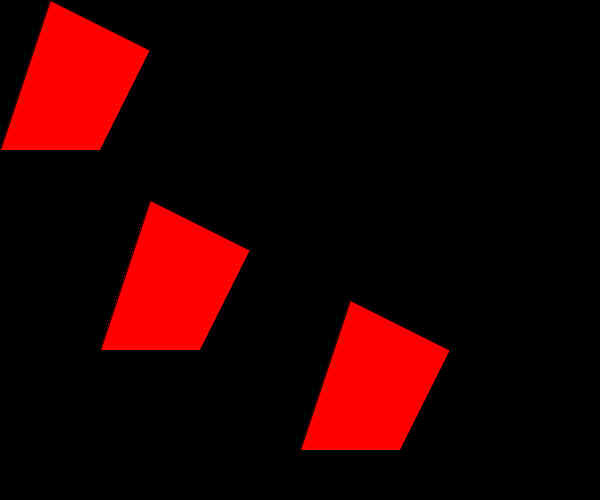
Frame 1 (no input)
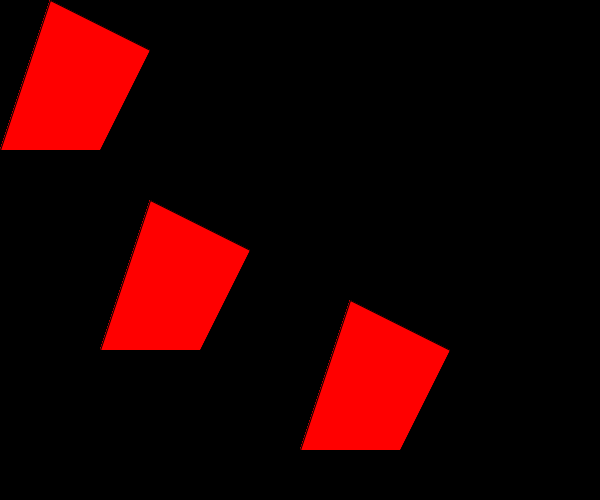
Frame 60 (the mouse pressed at the canvas centre just before this capture)
Frame 120 (the mouse held since frame 60 and released just before this capture): identical to frame 60, image omitted

The Processing sketch that drew these frames (run headless with seeded random() and noise(); from frame 60 on, the mouse is pressed at the canvas centre):

// Processing sketch: quad
// ── quad.pde

void setup()
{  
  background(0); 

  size(600, 500);
}
void draw()
{
  fill(255, 0, 0);
  quard(200,200);
 quard(300, 400);
  quard(500, 500);
}
void quard( float x,float y )
{
  beginShape();
  vertex( x-100, y- 50);
  vertex(x-50, y-150);
  vertex(x-150, y- 200);
  vertex(x-200, y-50);
  endShape();
}
